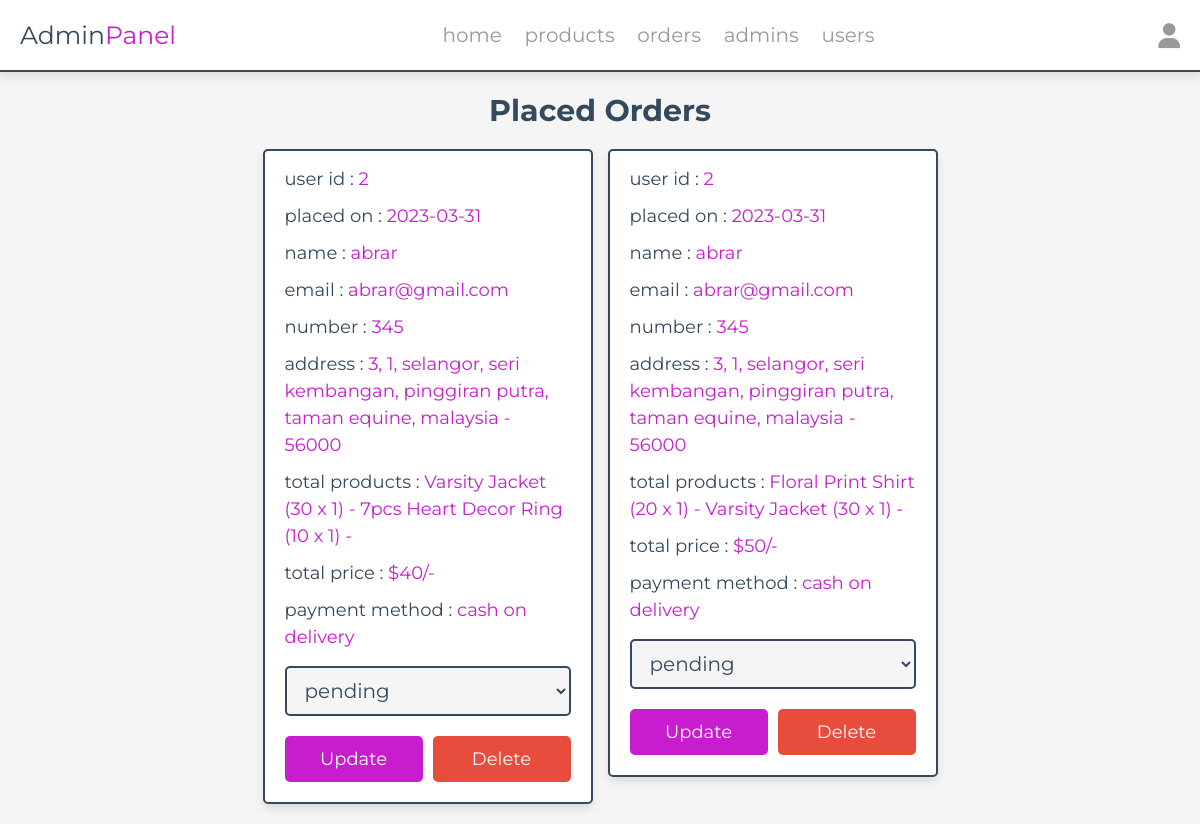
The page /admin/placed_orders.php (signed in) on the database its author committed.
### tables this page shows
CREATE TABLE `orders` (
  `id` int(100) NOT NULL,
  `user_id` int(100) NOT NULL,
  `name` varchar(20) NOT NULL,
  `number` varchar(10) NOT NULL,
  `email` varchar(50) NOT NULL,
  `method` varchar(50) NOT NULL,
  `address` varchar(500) NOT NULL,
  `total_products` varchar(1000) NOT NULL,
  `total_price` int(100) NOT NULL,
  `placed_on` date NOT NULL DEFAULT current_timestamp(),
  `payment_status` varchar(20) NOT NULL DEFAULT 'pending'
);

### admin/placed_orders.php (the view, shortened to what this page needs)
<?php
include '../components/connect.php';
?>
<!DOCTYPE html>
<html lang="en">
<head>
   <link rel="stylesheet" href="https://cdnjs.cloudflare.com/ajax/libs/font-awesome/6.1.1/css/all.min.css">
   <link rel="stylesheet" href="../css/admin_style.css">
</head>
<body>
<?php include '../components/admin_header.php' ?>
<section class="placed-orders">
   <h1 class="heading">placed orders</h1>
   <div class="box-container">
   <?php
      $select_orders = $conn->prepare("SELECT * FROM `orders`");
      $select_orders->execute();
      if($select_orders->rowCount() > 0){
         while($fetch_orders = $select_orders->fetch(PDO::FETCH_ASSOC)){
   ?>
   <div class="box">
      <p> user id : <span><?= $fetch_orders['user_id']; ?></span> </p>
      <p> placed on : <span><?= $fetch_orders['placed_on']; ?></span> </p>
      <p> name : <span><?= $fetch_orders['name']; ?></span> </p>
      <p> email : <span><?= $fetch_orders['email']; ?></span> </p>
      <p> number : <span><?= $fetch_orders['number']; ?></span> </p>
      <p> address : <span><?= $fetch_orders['address']; ?></span> </p>
      <p> total products : <span><?= $fetch_orders['total_products']; ?></span> </p>
      <p> total price : <span>$<?= $fetch_orders['total_price']; ?>/-</span> </p>
      <p> payment method : <span><?= $fetch_orders['method']; ?></span> </p>
      <form action="" method="POST">
         <select name="payment_status" class="drop-down">
            <option value="" selected disabled><?= $fetch_orders['payment_status']; ?></option>
         </select>
         <div class="flex-btn">
            <input type="submit" value="update" class="btn" name="update_payment">
            <a href="placed_orders.php?delete=<?= $fetch_orders['id']; ?>" class="delete-btn" onclick="return confirm('delete this order?');">delete</a>
         </div>
      </form>
   </div>
   <?php
      }
   }else{
      echo '<p class="empty">no orders placed yet!</p>';
   }
   ?>
   </div>
</section>
</body>
</html>

### css/admin_style.css (style rules this page uses)
:root { --main-color:#c81dce; --red:#e74c3c; --orange:#f39c12; --black:#34495e; --white:#fff; --light-bg:#f5f5f5; --light-color:#999; --border:.2rem solid var(--black); --box-shadow:0 .5rem 1rem rgba(0,0,0,.1); }
* { font-family: 'Montserrat', sans-serif; margin:0; padding:0; box-sizing: border-box; text-decoration: none; outline: none; border:none; }
html { font-size: 62.5%; overflow-x: hidden; }
body { background-color: var(--light-bg); }
section { max-width: 1200px; margin:0 auto; padding:2rem; }
.btn, .delete-btn, .option-btn { display: block; margin-top: 1rem; border-radius: .5rem; cursor: pointer; width: 100%; font-size: 1.8rem; color:var(--white); padding:1.2rem 3rem; text-transform: capitalize; text-align: center; }
.btn { background-color: var(--main-color); }
.delete-btn { background-color: var(--red); }
.flex-btn { display: flex; gap:1rem; }
.heading { text-align: center; margin-bottom: 2rem; text-transform: capitalize; color:var(--black); font-size: 3rem; }
.placed-orders .box-container { display: grid; grid-template-columns: repeat(auto-fit, 33rem); gap:1.5rem; justify-content: center; align-items: flex-start; }
.placed-orders .box-container .box { background-color: var(--white); border-radius: .5rem; box-shadow: var(--box-shadow); border:var(--border); padding:2rem; padding-top: 1rem; }
.placed-orders .box-container .box p { padding: .5rem 0; line-height: 1.5; font-size: 1.8rem; color:var(--black); }
.placed-orders .box-container .box p span { color:var(--main-color); }
.placed-orders .box-container .box .drop-down { width: 100%; margin:1rem 0; background-color: var(--light-bg); padding:1rem 1.4rem; font-size: 2rem; color:var(--black); border:var(--border); border-radius: .5rem; }

### rows shown on the page
orders: user "2", placed_on "2023-03-31", name "abrar", email "abrar@gmail.com", number "345", address "3, 1, selangor, seri kembangan, pinggiran putra, taman equine, malaysia - 56000", total_products "Varsity Jacket (30 x 1) - 7pcs Heart Decor Ring (10 x 1) -", total_price "40", method "cash on delivery", payment_status "pending"
orders: user "2", placed_on "2023-03-31", name "abrar", email "abrar@gmail.com", number "345", address "3, 1, selangor, seri kembangan, pinggiran putra, taman equine, malaysia - 56000", total_products "Floral Print Shirt (20 x 1) - Varsity Jacket (30 x 1) -", total_price "50", method "cash on delivery", payment_status "pending"
